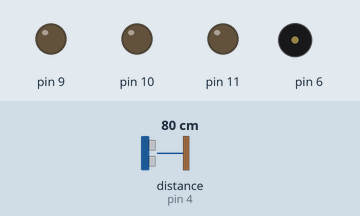
This sketch was run on a simulated Arduino Uno, built with avr-gcc and run on an emulated ATmega328P. On the bench: output pins drawn as LEDs (lit = HIGH), buzzer (waves = sounding). Wiring (inferred from the names in the program): ultrasonic range finder: trigger pin 5; echo pin 4. The inputs (shaded band) are chosen by the test bench; at power-on: distance to the obstacle (sensor on pin 4) 80 cm. The echo pulse lasts 58.3 µs per cm; pins used as bus, display or sensor lines are not drawn.

Above: at 1.2 s.
1.3 s: distance to the obstacle (sensor on pin 4) set to 10 cm
2.8 s: distance to the obstacle (sensor on pin 4) set to 7 cm
At 3.2 s:
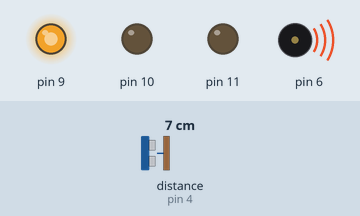
Timing chart, 0 to 10.3 s (numbered marks = the images above; inputs shaded):
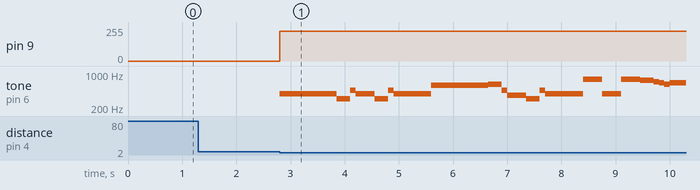

Measured:
- the behaviour switches between 9 and 8 cm on distance to the obstacle (sensor on pin 4) (found by bisection; images 0 and 1)
- after the input at 1.3 s, every drawn part: stays the same
- after the input at 2.8 s, pin 9: 0/255 → 225/255 at once; tone on pin 6: plays 392 Hz for 1.1 s, 311 Hz for 0.25 s, 466 Hz for 0.10 s, 392 Hz for 0.35 s, 311 Hz for 0.25 s, 466 Hz for 0.10 s … (22 notes in this stretch), starting at once

The sketch:

sketch_Helloween.ino
```cpp
/*#include <Wtv020sd16p.h>
int resetPin = 2;  // The pin number of the reset pin.
int clockPin = 3;  // The pin number of the clock pin.
int dataPin = 4;  // The pin number of the data pin.
int busyPin = 5;  // The pin number of the busy pin.

Wtv020sd16p wtv020sd16p(resetPin,clockPin,dataPin,busyPin);

void setup() {
  Serial.begin(115200);
  //Initializes the module.
  wtv020sd16p.reset();
}

void loop() {
  if(digitalRead(busyPin)==0){
     Serial.println("Play");
    wtv020sd16p.asyncPlayVoice(0);
  }
  delay(20000);
}*/

int trigPin = 5;    //Триггер – зеленый проводник

int echoPin = 4;
long duration, cm, inches;


void setup() {
pinMode(6, OUTPUT);
pinMode(trigPin, OUTPUT);
pinMode(echoPin, INPUT);
pinMode(9, OUTPUT);
pinMode(10, OUTPUT);
pinMode(11, OUTPUT);
}

void loop() {
  digitalWrite(trigPin, LOW);

delayMicroseconds(5);

digitalWrite(trigPin, HIGH);

delayMicroseconds(10);

digitalWrite(trigPin, LOW);

pinMode(echoPin, INPUT);
duration = pulseIn(echoPin, HIGH);

// преобразование времени в расстояние

cm = (duration/2) / 29.1;

inches = (duration/2) / 74;
if(cm<8){

analogWrite(9,225);
analogWrite(10,0);
analogWrite(11,0);

tone(6, 392, 350);
delay(350);
tone(6, 392, 350);
delay(350);
tone(6, 392, 350);
delay(350);
tone(6, 311, 250);
delay(250);
tone(6, 466, 100);
delay(100);
tone(6, 392, 350);
delay(350);
tone(6, 311, 250);
delay(250);
tone(6, 466, 100);
delay(100);
tone(6, 392, 700);
delay(700);

tone(6, 587, 350);
delay(350);
tone(6, 587, 350);
delay(350);
tone(6, 587, 350);
delay(350);
tone(6, 622, 250);
delay(250);
tone(6, 466, 100);
delay(100);
tone(6, 369, 350);
delay(350);
tone(6, 311, 250);
delay(250);
tone(6, 466, 100);
delay(100);
tone(6, 392, 700);
delay(700);

tone(6, 784, 350);
delay(350);
tone(6, 392, 250);
delay(250);
tone(6, 392, 100);
delay(100);
tone(6, 784, 350);
delay(350);
tone(6, 739, 250);
delay(250);
tone(6, 698, 100);
delay(100);
tone(6, 659, 100);
delay(100);
tone(6, 622, 100);
delay(100);
tone(6, 659, 450);
delay(450);

tone(6, 415, 150);
delay(150);
tone(6, 554, 350);
delay(350);
tone(6, 523, 250);
delay(250);
tone(6, 493, 100);
delay(100);
tone(6, 466, 100);
delay(100);
tone(6, 440, 100);
delay(100);
tone(6, 466, 450);
delay(450);

tone(6, 311, 150);
delay(150);
tone(6, 369, 350);
delay(350);
tone(6, 311, 250);
delay(250);
tone(6, 466, 100);
delay(100);
tone(6, 392, 750);
delay(750);
analogWrite(9,0);
delay(3000);
}
}
```
